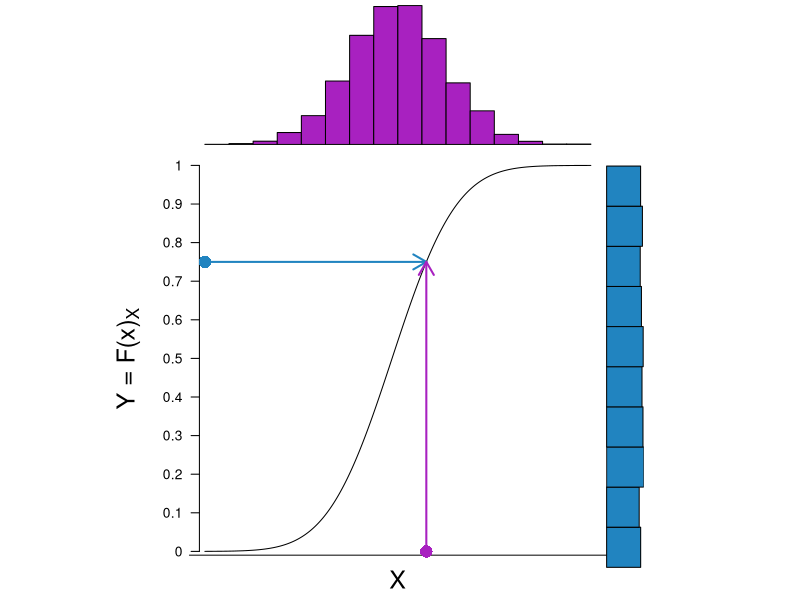

Here is the R script that generated this plot:
n <- 5000
x <- sort(rnorm(n,0,1))
u <- pnorm(x,0,1)
u.color <- "#2184C0"
x.color <- "#A821C0"

layout_mat <- matrix(c(2, 0, 1, 3), nrow = 2, ncol = 2, byrow = TRUE)
my_lay <- layout(mat = layout_mat, heights = c(1, 3), widths = c(3, 0.25), respect =TRUE)
par(mar = c(2, 2, 0, 0))
plot(x,pnorm(x,0,1), type="l", ann=F, axes=F, xlim=range(x))
axis(1,c(-5,5),c("",""),line=-0.7)
axis(2,seq(0,1,0.1),seq(0,1,0.1),las=2, line=-0.6)
mtext("X", 1, line=0.5, cex=1.5)
mtext(expression('Y = F(x)'[X]),2, line=2.75, cex=1.5)
points(min(x),0.75,col=u.color,pch=16,cex=2)
arrows(min(x), 0.75, qnorm(0.75,0,1), 0.75, length = 0.15, angle = 30,
       code = 2, col = u.color, lty = par("lty"), lwd = 2)
points(qnorm(0.75,0,1),0,col=x.color,pch=16,cex=2)
arrows(qnorm(0.75,0,1), 0, qnorm(0.75,0,1), 0.75, length = 0.15, angle = 30,
       code = 2, col = x.color, lty = par("lty"), lwd = 2)

par(mar = c(0, 2, 0, 0))
hist(qnorm(u,0,1), ann=F, axes=F, col=x.color)

par(mar = c(1, 0, 0, 0))
xhist <- hist(u, plot = FALSE)
barplot(xhist$counts,space = 0, horiz=TRUE, xlab= "Counts", ylab="Bins", ann=F, axes=F, col=u.color)